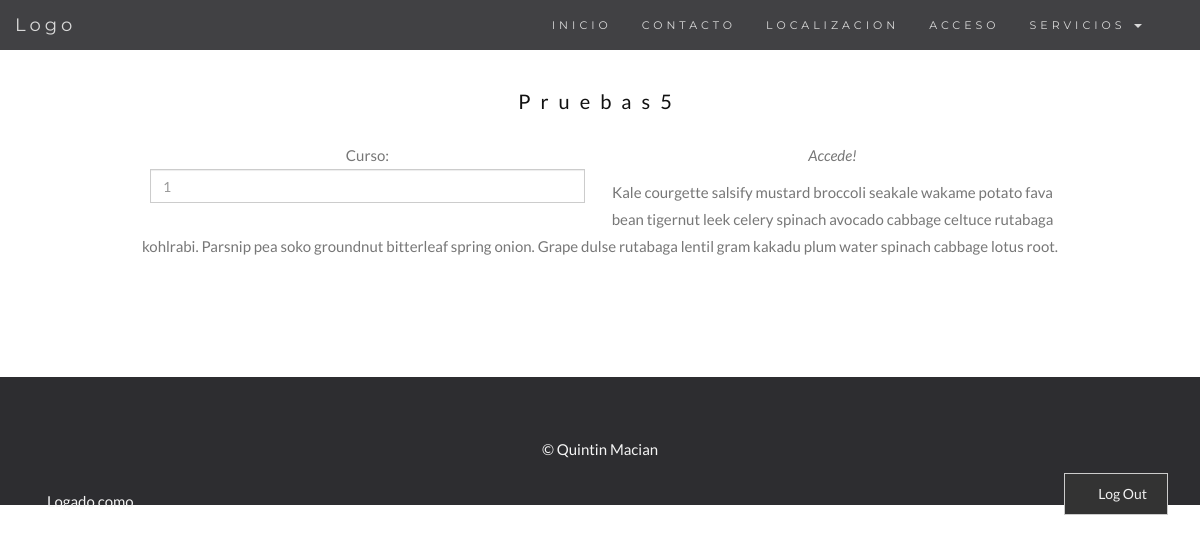
The page /taller/mostrar/2 on the database as committed earlier.
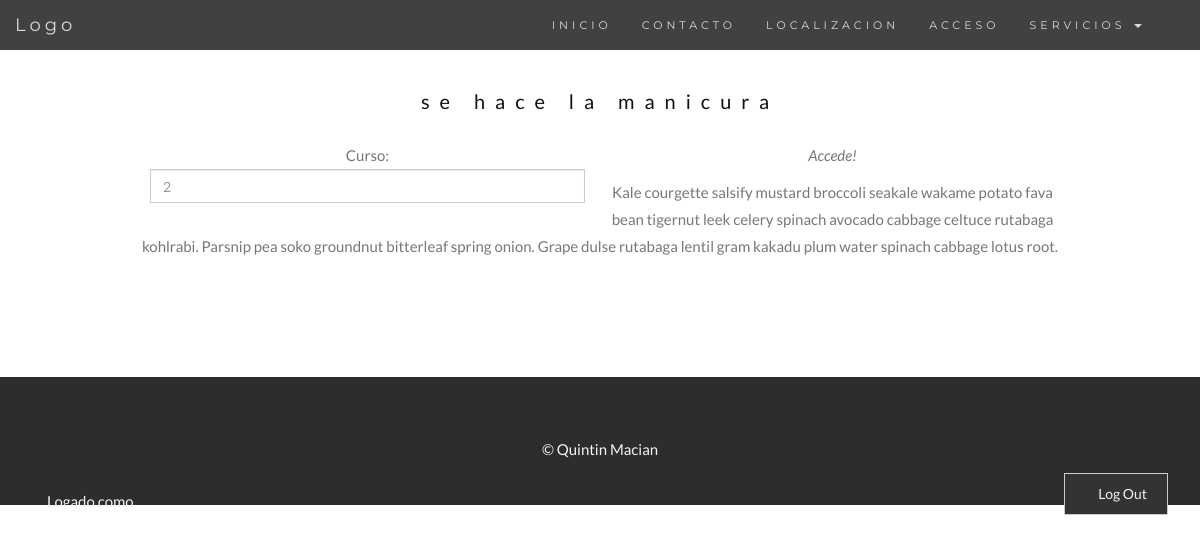
The same page on the database as committed later.
### talleres/models.py (models this page shows)
class Taller(models.Model):
    idTaller = models.AutoField(primary_key=True)
    nombreT = models.CharField(max_length=50)
    descrip = models.CharField(max_length=150)
    idDepart = models.ForeignKey(Departamento, on_delete=models.CASCADE)
    NIVEL = ((1,'ESO'), (2, 'BACHILLER'), (3,'CFGM'), (4,'CFGS'), (5,'PQPI'))
    nivel = models.PositiveSmallIntegerField(choices=NIVEL, null=True)
    curso = models.IntegerField()
    maxAlum = models.IntegerField()
    duracion = models.IntegerField()
    jornada = models.IntegerField()
    excede = models.IntegerField(null=True)
    foto = models.ImageField(blank=True, null=True)
    ESTADO = ((1, 'abierto'),(2, 'cerrado'))
    estado = models.PositiveSmallIntegerField(choices=ESTADO, null=True)
    idAlumnoTaller = models.ManyToManyField(Alumno, through='AlumnoTaller')

### talleres/views.py (the view)
# urls.py: path('taller/mostrar/<int:taller_id>', views.muestraTallerConID, name='muestraTallerConID'),
def muestraTallerConID(request, taller_id):
    taller = get_object_or_404(Taller, pk=taller_id)
    print(taller.descrip)
    return render(request, 'talleres/taller.html',
    {
        "taller" : taller
    })

### talleres/templates/talleres/taller.html (shortened to what this page needs)
{% extends "base.html" %}
  {% block content %}
    <div id="band" class="container text-center">
      <h3> {{ taller.descrip }}</h3>
      <div class="col-sm-6 form-group">
        Curso: <input class="form-control" id="dni" name="dni" placeholder="{{ taller.curso }}" type="text" required>
      </div>
      <p><em>Accede!</em></p>
      <p>Kale courgette salsify mustard broccoli seakale wakame potato fava bean tigernut leek celery spinach avocado cabbage celtuce rutabaga kohlrabi. Parsnip pea soko groundnut bitterleaf spring onion. Grape dulse rutabaga lentil gram kakadu plum water spinach cabbage lotus root.</p>
      <br>
    </div>
    {% endblock content %}

### talleres/templates/base.html (shortened to what this page needs)
<!DOCTYPE html>
<html lang="en">
  <head>
      {% load static %}
      <link rel="stylesheet" href="{% static 'talleres/bootstrap.min.css' %}">
      <link rel="stylesheet" href="{% static 'talleres/principal.css' %}">
      {% load staticfiles %}
    </head>
  <body>
  {% include "nav.html" %}
  {% block content %}{% endblock content %}
  <footer class="footer">
    <div class="container-fixed text-center">
    <a class="up-arrow" href="#myPage" data-toggle="tooltip" title="TO TOP">
      <span class="glyphicon glyphicon-chevron-up"></span>
    </a><br>
    <p> &copy; Quintin Macian</p>
    <p class="navbar-text navbar-left">Logado como  {{ request.user.username }}</p>
    <button class="btn btn-default pull-right logout">
        <i class="glyphicon glyphicon-log-out"></i>
        <span>Log Out</span>
  </button>
  </div>
  </footer>
  </body>
</html>

### talleres/templates/nav.html (shortened to what this page needs)
{% block nav %}
 <nav class="navbar navbar-default navbar-fixed-top">
  <div class="container-fluid">
    <div class="navbar-header">
      <a class="navbar-brand" href="#myPage">Logo</a>
    </div>
    <div class="collapse navbar-collapse" id="myNavbar">
      <ul class="nav navbar-nav navbar-right">
        <li><a href="/principal/">INICIO</a></li>
        <li><a href="#contact">CONTACTO</a></li>
        <li><a href="#localiza">LOCALIZACION</a></li>
        <li><a href="/login/">ACCESO</a></li>
        <li class="dropdown">
          <a class="dropdown-toggle" data-toggle="dropdown" href="#">SERVICIOS
          <span class="caret"></span></a>
        </li>
        <li><a href="#"><span class="glyphicon glyphicon-search"></span></a></li>
      </ul>
    </div>
  </div>
</nav>
{% endblock nav %}

### talleres/static/talleres/principal.css (style rules this page uses)
body { font: 400 15px/1.8 Lato, sans-serif; color: #777; }
h3, h4 { margin: 10px 0 30px 0; letter-spacing: 10px; font-size: 20px; color: #111; }
.container { padding: 80px 120px; }
.btn { padding: 10px 20px; background-color: #333; color: #f1f1f1; border-radius: 0; transition: .2s; }
.navbar { font-family: Montserrat, sans-serif; margin-bottom: 0; background-color: #2d2d30; border: 0; font-size: 11px !important; letter-spacing: 4px; opacity: 0.9; }
.navbar li a, .navbar .navbar-brand { color: #d5d5d5 !important; }
footer { background-color: #2d2d30; color: #f5f5f5; padding: 32px; }
footer a { color: #f5f5f5; }
.form-control { border-radius: 0; }

Rows that differ between the two databases and show on the page:
changed Taller: descrip "Pruebas5" → "se hace la manicura"; dni "1" → "2"
